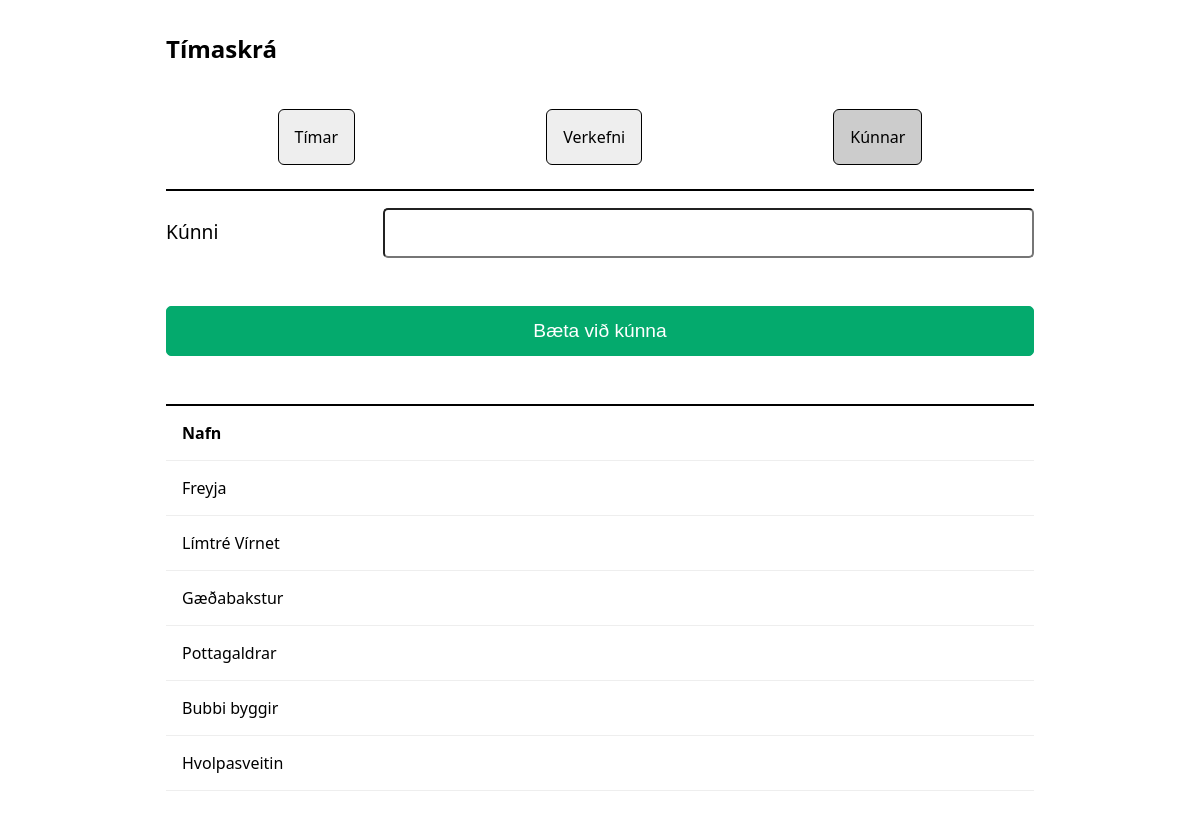
The app's page /clients with its own data.
### models/models.py (models this page shows)
class Client(db.Model):
    __tablename__ = 'clients'
    id = db.Column(db.Integer, primary_key=True)
    name = db.Column(db.String(200), nullable=False, unique=True)

### routes/clients.py (the view, shortened to what this page needs)
@bp.route('/clients', methods=['GET', 'POST'])
def clients():
    return render_template(
        'clients.html',
        clients=Client.query.all(),
        active='clients',
        navs=navs
    )

### templates/clients.html
{% extends "base.html" %}
{% block content %}
  <form class="container" method="post">
  <div class="row">
  <label>Kúnni</label>
  <input name="name" required>
  </div>
  <div class="row">
  <button class="post">Bæta við kúnna</button>
  </div>
</form>
{% if clients %}
<table>
  <tr>
    <th>Nafn</th>
  </tr>
  {% for c in clients %}
  <tr>
    <td>{{ c.name }}</td>
  </tr>
  {% endfor %}
</table>
{% else %}
<p>Engir kúnnar.</p>
{% endif %}
{% endblock %}

### static/style.css (style rules this page uses)
html { box-sizing: border-box; }
*, *:before, *:after { box-sizing: inherit; }
body { font-family: system-ui, -apple-system, sans-serif; max-width: 900px; margin: 2em auto; padding: 0 1em; }
.container { display: flex; flex-direction: column; }
.row { display: flex; width: 100%; justify-content: flex-start; flex-direction: column; margin-top: 0.5em; }
.row label { text-align: center; }
.row .post { flex-basis: 100%; width: 100%; text-align: center; }
.row * { font-size: 1.2rem; min-height: 50px; align-content: center; border-radius: 5px; }
select, input, textarea { text-align: center; text-align-last: center; -webkit-appearance: none; }
.post { margin: 2rem auto; }
.post, .edit { background-color: #04AA6D; border: 1px solid #04AA6D; }
.post, .edit, .delete { border-radius: 5px; color: white; cursor: pointer; }
@media all and (min-width: 600px) { .row { flex-direction: row; align-items: baseline; margin-top: 1em; } }
@media all and (min-width: 600px) { .row label { text-align: left; flex-basis: 25%; width: 100%; } }
@media all and (min-width: 600px) { .row * { font-size: 1.2rem; flex-basis: 75%; width: 100%; min-height: 50px; } }
table { width: 100%; border-top: 2px solid black; border-collapse: collapse; margin-top: 1rem; }
th, td { border-bottom: 1px solid #eee; padding: 1rem; text-align: left; }

### records on screen
Client: name "Freyja"
Client: name "Límtré Vírnet"
Client: name "Gæðabakstur"
Client: name "Pottagaldrar"
Client: name "Bubbi byggir"
Client: name "Hvolpasveitin"

### other values on screen
{{ navs[nav] }} "Tímar" "Verkefni" "Kúnnar"
